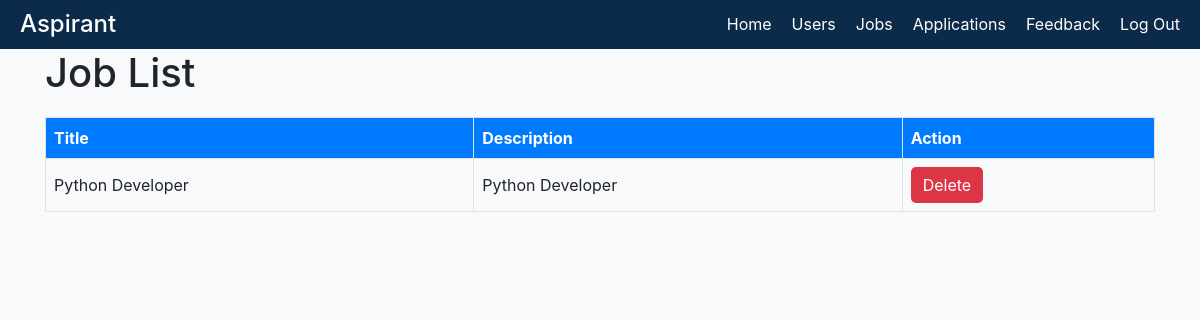
The app's page /admin_job_list/ (signed in), older data.
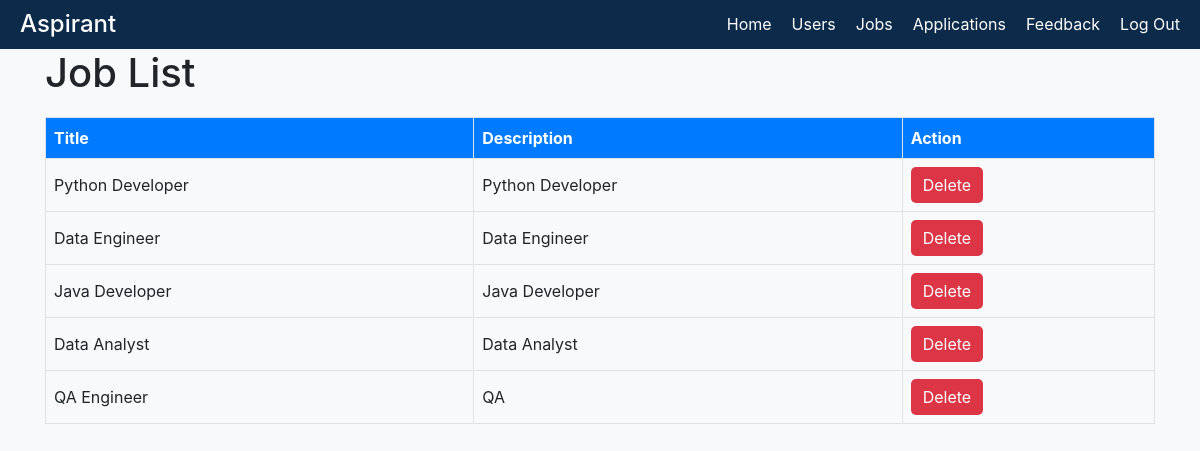
The same page, newer data.
### job/models.py (models this page shows, shortened)
class Job(models.Model):
    JOB_TYPE_CHOICES = [
        ('full_time', 'Full-time'),
        ('part_time', 'Part-time'),
        ('contract', 'Contract'),
        ('freelance', 'Freelance'),
        ('internship', 'Internship'),
        ('temporary', 'Temporary'),
    ]
    user = models.ForeignKey(CustomUser, on_delete=models.CASCADE)
    company = models.ForeignKey(Company, on_delete=models.CASCADE)
    title = models.CharField(max_length=255)
    description = models.TextField()
    required_qualifications = models.TextField()
    desired_qualifications = models.TextField()
    responsibilities = models.TextField()
    application_deadline = models.DateField()
    salary_min = models.DecimalField(max_digits=10, decimal_places=2)
    salary_max = models.DecimalField(max_digits=10, decimal_places=2)
    location = models.CharField(max_length=255)
    employment_type = models.CharField(max_length=20, choices=JOB_TYPE_CHOICES)
    company_benefits = models.TextField()
    how_to_apply = models.TextField()
    created_at = models.DateTimeField(auto_now_add=True)
    updated_at = models.DateTimeField(auto_now=True)

### job/views.py (the view)
# urls.py: path('admin_job_list/', admin_job_list, name='admin_job_list'),
@login_required
def admin_job_list(request):
    jobs = Job.objects.all()
    context = {
        'jobs': jobs
    }
    return render(request, 'admin_job_list.html', context)

### templates/admin_job_list.html (shortened to what this page needs)
<!DOCTYPE html>
<html lang="en">
<head>
    <link href="https://stackpath.bootstrapcdn.com/bootstrap/4.5.2/css/bootstrap.min.css" rel="stylesheet">
    <link href="https://cdnjs.cloudflare.com/ajax/libs/font-awesome/5.15.3/css/all.min.css" rel="stylesheet">
</head>
<body>
    <div class="header">
        <h1>Aspirant</h1>
        <ul>
            <li><a href="{% url 'admin_dashboard' %}">Home</a></li>
            <li><a href="{% url 'user_list' %}">Users</a></li>
            <li><a href="{% url 'admin_job_list' %}">Jobs</a></li>
            <li><a href="{% url 'admin_application_list' %}">Applications</a></li>
            <li><a href="{% url 'admin_feedback' %}">Feedback</a></li>
            <li><a href="{% url 'logout' %}">Log Out</a></li>
        </ul>
    </div>
    <div class="container">
        <h1>Job List</h1>
        <table class="job-table">
            <thead>
                <tr>
                    <th>Title</th>
                    <th>Description</th>
                    <th>Action</th>
                </tr>
            </thead>
            <tbody>
                {% for job in jobs %}
                <tr>
                    <td>{{ job.title }}</td>
                    <td>{{ job.description }}</td>
                    <td><button class="delete-btn" onclick="deleteJob({{ job.id }})">Delete</button></td>
                </tr>
                {% endfor %}
            </tbody>
        </table>
    </div>
</body>
</html>

Row changes from the older to the newer data that the page shows:
added Job: title "Data Engineer", description "Data Engineer"
added Job: title "Java Developer", description "Java Developer"
added Job: title "Data Analyst", description "Data Analyst"
added Job: title "QA Engineer", description "QA"
